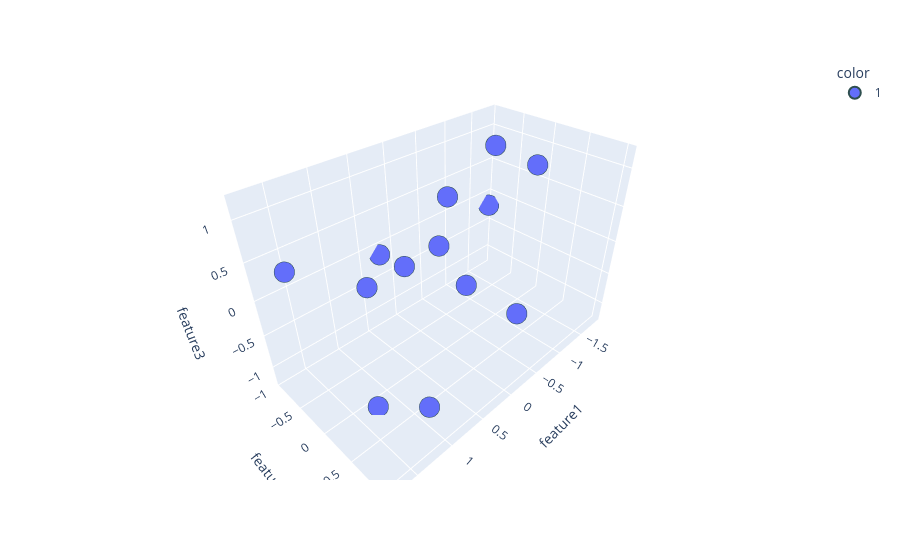

Notebook source saved alongside this figure:
### Code cell
import plotly.express as px
#y_train_trf = y_train.astype(str)
fig = px.scatter_3d(df, x=df['feature1'], y=df['feature2'], z=df['feature3'],
              color=df['target'].astype('str'))
fig.update_traces(marker=dict(size=12,
                              line=dict(width=2,
                                        color='DarkSlateGrey')),
                  selector=dict(mode='markers'))

fig.show()

### Figure 1 — Plotly figure (JSON) as saved in the notebook; plotly's stock layout.template omitted (floating-point values rounded to 4 significant figures)
{"data": [{"hovertemplate": "color=1<br>feature1=%{x}<br>feature2=%{y}<br>feature3=%{z}<extra></extra>", "legendgroup": "1", "marker": {"color": "#636efa", "line": {"color": "DarkSlateGrey", "width": 2}, "size": 12, "symbol": "circle"}, "mode": "markers", "name": "1", "scene": "scene", "showlegend": true, "type": "scatter3d", "x": [-0.02254, 1.772, 1.415, 1.772, 1.267, -0.02254, 0.1901, 1.772, -1.838, 1.045, 1.045, 1.267, -0.04544, 1.267, -0.4208, 1.415, 0.9486, 0.1901, -0.4208, 1.267, -0.4208, -0.4208, -0.9926, -0.4208, -0.04544, 0.2411, 1.267, 1.772, -1.01, -0.4208, -0.04544, 1.045, -0.04544, 1.415, 0.1901, 1.045, -0.02254, -1.01, 0.2411, 1.772], "y": [0.01342, -0.3475, 0.4577, -0.3475, 0.1736, 0.01342, 0.5121, -0.3475, -0.9388, 0.5382, 0.5382, 0.1736, 1.041, 0.1736, -0.552, 0.4577, 0.7017, 0.5121, -0.552, 0.1736, -0.552, -0.552, -0.1613, -0.552, 1.041, -0.9525, 0.1736, -0.3475, 0.4417, -0.552, 1.041, 0.5382, 1.041, 0.4577, 0.5121, 0.5382, 0.01342, 0.4417, -0.9525, -0.3475], "z": [0.9359, 0.6701, 0.7289, 0.6701, -1.223, 0.9359, 0.1315, 0.6701, -0.2018, 0.8121, 0.8121, -1.223, -0.09403, -1.223, -0.1211, 0.7289, -1.051, 0.1315, -0.1211, -1.223, -0.1211, -0.1211, 1.192, -0.1211, -0.09403, -0.1363, -1.223, 0.6701, 1.129, -0.1211, -0.09403, 0.8121, -0.09403, 0.7289, 0.1315, 0.8121, 0.9359, 1.129, -0.1363, 0.6701]}], "layout": {"legend": {"title": {"text": "color"}, "tracegroupgap": 0}, "margin": {"t": 60}, "scene": {"domain": {"x": [0, 1], "y": [0, 1]}, "xaxis": {"title": {"text": "feature1"}}, "yaxis": {"title": {"text": "feature2"}}, "zaxis": {"title": {"text": "feature3"}}}}}
